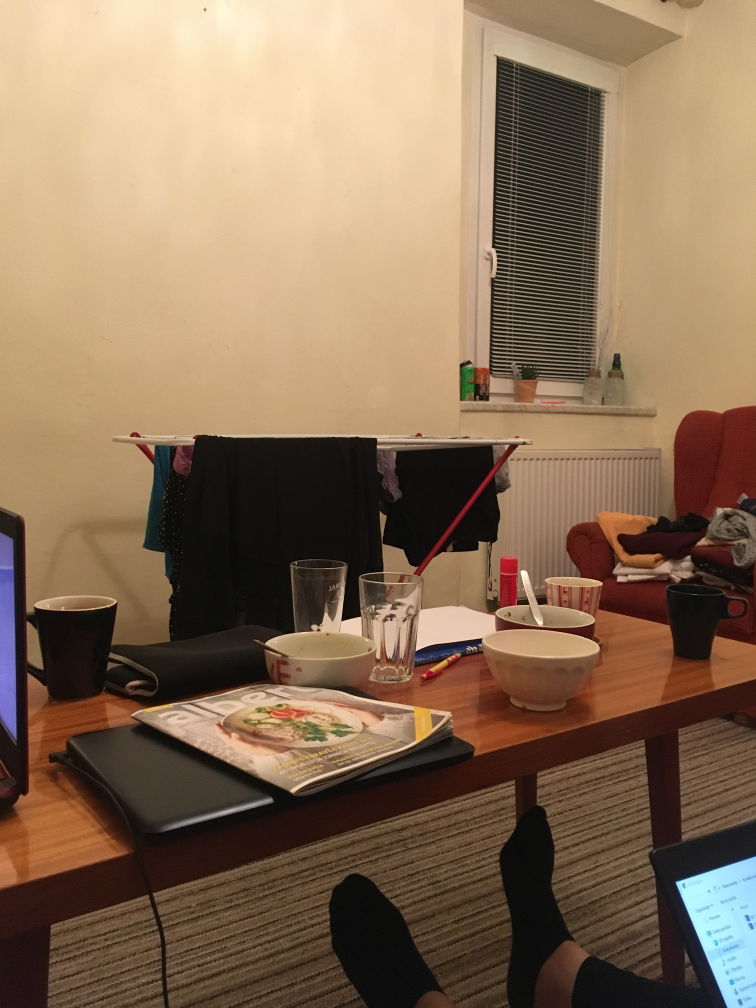
#> input picture 2_semestr/MUL/Proj1/images/first.jpg, 3024 x 4032 px (shown at 1/4 size)
$ python compare.py
#> lines starting #> are read from the running program, lines starting #| are printed output that depends on the picture; long printed decimals are rounded
# USAGE
# python compare.py

# import the necessary packages
#from skimage.measure import structural_similarity as ssim
import matplotlib.pyplot as plt
import numpy as np
import cv2
from timeit import default_timer as timer

def mse(imageA, imageB):
    err = np.sum((imageA.astype("float") - imageB.astype("float")) ** 2)
    err /= float(imageA.shape[0] * imageA.shape[1])

    return err


def four_quadrants(image):
    """
    second | first
    -------+-------
    third  | fourth
    """
    height, width = image.shape[:2]

    half_width = int(width / 2)
    half_height = int(height / 2)

    first = image[half_width:width, 0:half_height]
    second = image[0:half_width, 0:half_height]
    third = image[0:half_width, half_height:height]
    fourth = image[half_width:width, half_height:height]

    return first, second, third, fourth


def compare_images(imageA, imageB, title):
    # compute the mean squared error and structural similarity
    # index for the images
    start_time = timer()
    m = mse(imageA, imageB)
    end_time = timer() - start_time
    print("mse: " + str(end_time))

    #s = ssim(imageA, imageB)

    # setup the figure
    fig = plt.figure(title)
    plt.suptitle("MSE: %.2f" % (m))

    # show first image
    ax = fig.add_subplot(1, 2, 1)
    plt.imshow(imageA, cmap = plt.cm.gray)
    plt.axis("off")

    # show the second image
    ax = fig.add_subplot(1, 2, 2)
    plt.imshow(imageB, cmap = plt.cm.gray)
    plt.axis("off")

    # show the images
    plt.show()

if __name__ == '__main__':
    # load images
    original = cv2.imread("images/first.jpg")
#> original is the input picture: shape (4032, 3024, 3); mean B, G, R 87, 111.5, 136.6
    contrast = cv2.imread("images/same.jpg")
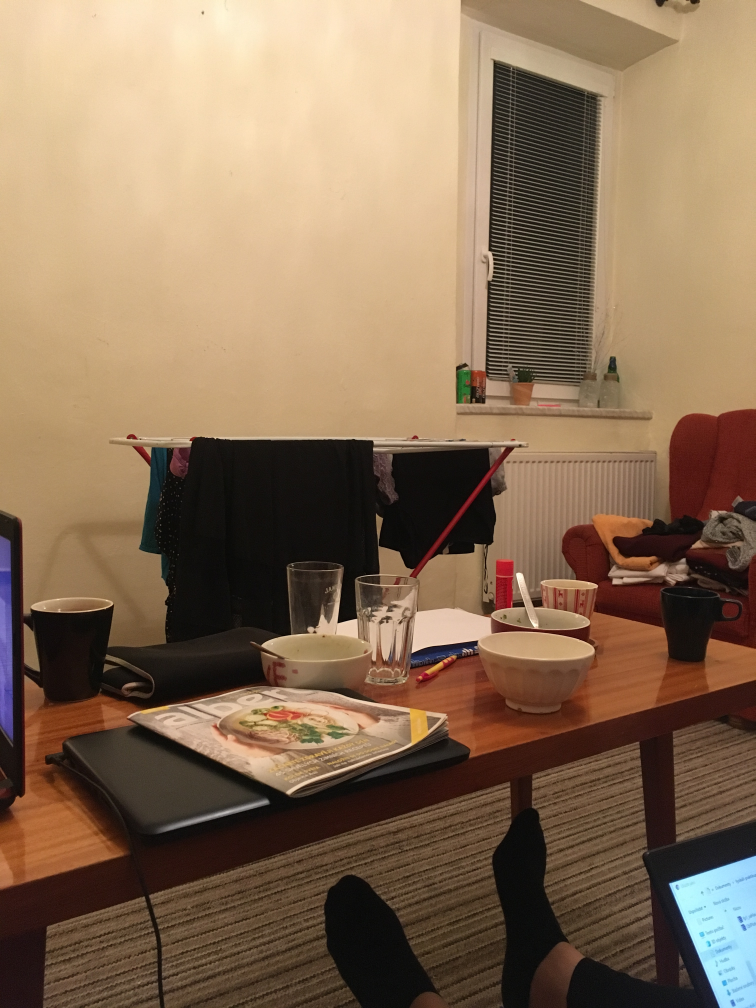
#> input picture 2_semestr/MUL/Proj1/images/same.jpg, 3024 x 4032 px (shown at 1/4 size)
#> contrast is the input picture: shape (4032, 3024, 3); mean B, G, R 86.3, 110.8, 135.9
    shopped = cv2.imread("images/diffrent.jpg")
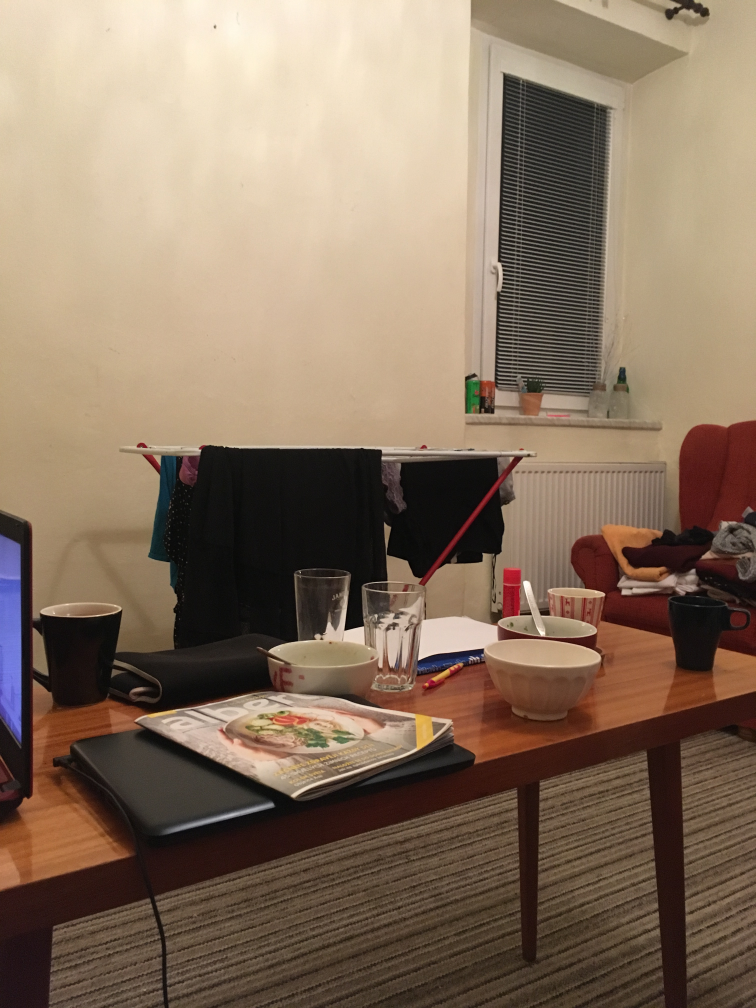
#> input picture 2_semestr/MUL/Proj1/images/diffrent.jpg, 3024 x 4032 px (shown at 1/4 size)
#> shopped is the input picture: shape (4032, 3024, 3); mean B, G, R 96.2, 115.4, 136


    #compare_images(original, contrast, "Original vs. Original")
    # convert images to grayscale
    original = cv2.cvtColor(original, cv2.COLOR_BGR2GRAY)
#> original: shape (4032, 3024)
    contrast = cv2.cvtColor(contrast, cv2.COLOR_BGR2GRAY)
#> contrast: shape (4032, 3024)
    shopped = cv2.cvtColor(shopped, cv2.COLOR_BGR2GRAY)
#> shopped: shape (4032, 3024)

    # resize
    original = cv2.resize(original, (512, 512))
#> original: shape (512, 512)
    contrast = cv2.resize(contrast, (512, 512))
#> contrast: shape (512, 512)
    shopped = cv2.resize(shopped, (512, 512))
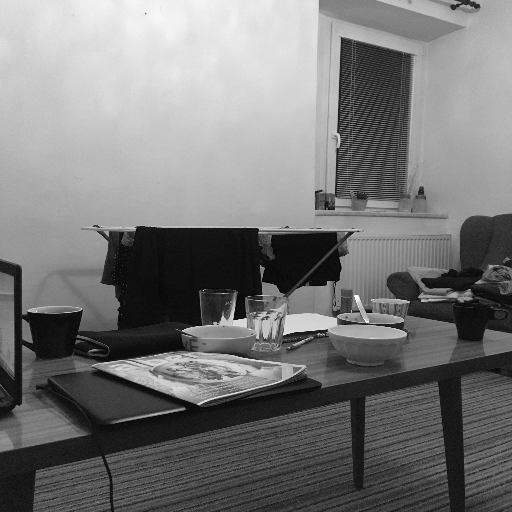
#> shopped: shape (512, 512); min 1, max 253, mean 119.3
    # [16 lines of commented-out code are left out]
    """
    compare_images(original, original, "Original vs. Original")
    compare_images(original, contrast, "Original vs. Contrast")
    compare_images(original, shopped, "Original vs. Photoshopped")
    """

    first_o, second_o, third_o, fourth_o = four_quadrants(original)
    first_c, second_c, third_c, fourth_c = four_quadrants(contrast)
    first_s, second_s, third_s, fourth_s = four_quadrants(shopped)
#> in four_quadrants (call 3), `first = image[half_width:width, 0:half_height]`:
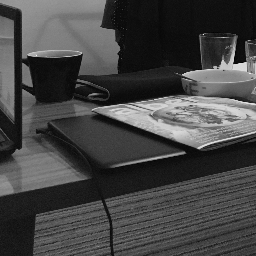
#> first: shape (256, 256); min 1, max 245, mean 69.2
#> in four_quadrants (call 3), `second = image[0:half_width, 0:half_height]`:
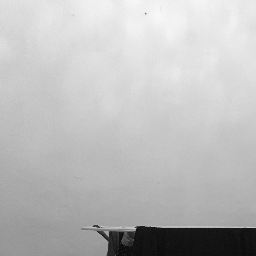
#> second: shape (256, 256); min 7, max 249, mean 188.1
#> in four_quadrants (call 3), `third = image[0:half_width, half_height:height]`:
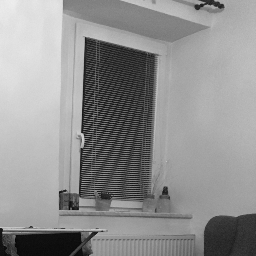
#> third: shape (256, 256); min 2, max 238, mean 144.2
#> in four_quadrants (call 3), `fourth = image[half_width:width, half_height:height]`:
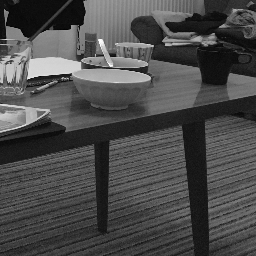
#> fourth: shape (256, 256); min 1, max 253, mean 75.5
    """
    compare_images(first_o, first_o, "Original vs. Original")
    compare_images(second_o, second_o, "Original vs. Contrast")
    compare_images(third_o, third_o, "Original vs. Photoshopped")
    compare_images(fourth_o, fourth_o, "Original vs. Photoshopped")

    compare_images(first_o, first_c, "Original vs. Original")
    compare_images(second_o, second_c, "Original vs. Contrast")
    compare_images(third_o, third_c, "Original vs. Photoshopped")
    compare_images(fourth_o, fourth_c, "Original vs. Photoshopped")

    compare_images(first_s, first_c, "Original vs. Original")
    compare_images(second_s, second_c, "Original vs. Contrast")
    compare_images(third_s, third_c, "Original vs. Photoshopped")
    compare_images(fourth_s, fourth_c, "Original vs. Photoshopped")
    """
    print(mse(first_o, first_c),mse(first_o, first_s))
#> in mse, `err = np.sum((imageA.astype("float") - imageB.astype("float")) ** 2)`: err = 34994229
#> in mse, `err /= float(imageA.shape[0] * imageA.shape[1])`: err = 534
#| 533.970 1151.451
    print(mse(second_o, second_c),mse(second_o, second_s))
#| 98.614 324.190
    print(mse(third_o, third_c),mse(third_o, third_s))
#| 581.942 1193.479
    print(mse(fourth_o, fourth_c),mse(fourth_o, fourth_s))
#| 785.748 2174.806
